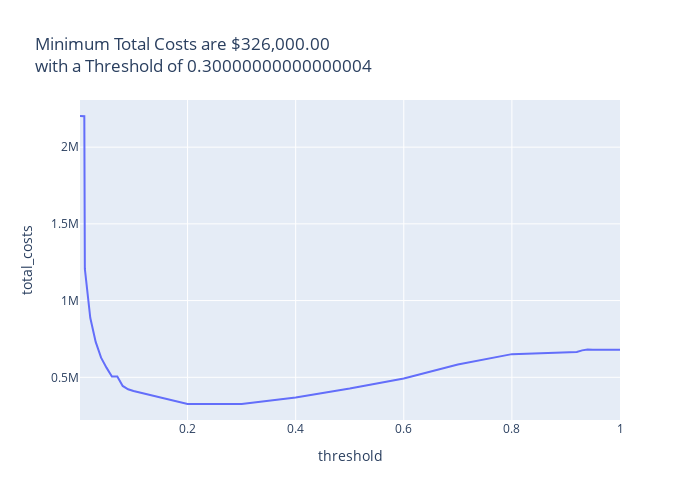

Write notebook code for a chart like this one.
### Code cell
plot_costs_by_threshold(costs_df)

### Figure 1 — Plotly figure (JSON) as saved in the notebook; plotly's stock layout.template omitted (floating-point values rounded to 4 significant figures)
{"data": [{"hovertemplate": "threshold=%{x}<br>total_costs=%{y}<extra></extra>", "legendgroup": "", "line": {"color": "#636efa", "dash": "solid"}, "marker": {"symbol": "circle"}, "mode": "lines", "name": "", "orientation": "v", "showlegend": false, "type": "scatter", "x": [0.001, 0.002, 0.003, 0.004, 0.005, 0.006, 0.007, 0.008, 0.009, 0.01, 0.02, 0.03, 0.04, 0.05, 0.06, 0.07, 0.08, 0.09, 0.1, 0.2, 0.3, 0.4, 0.5, 0.6, 0.7, 0.8, 0.9, 0.91, 0.92, 0.93, 0.94, 0.95, 0.96, 0.97, 0.98, 0.99, 0.99, 0.991, 0.992, 0.993, 0.994, 0.995, 0.996, 0.997, 0.998, 0.999, 0.9991, 0.9992, 0.9993, 0.9994, 0.9995, 0.9996, 0.9997, 0.9998, 0.9999, 1.0], "xaxis": "x", "y": [2203000, 2203000, 2203000, 2202000, 2202000, 2202000, 2201500, 2201500, 2201500, 1206000, 888000, 730500, 628000, 563000, 505500, 505500, 443500, 422000, 410500, 326500, 326000, 369000, 426500, 492500, 583500, 651000, 665500, 665500, 665500, 675500, 680500, 680000, 680000, 680000, 680000, 680000, 680000, 680000, 680000, 680000, 680000, 680000, 680000, 680000, 680000, 680000, 680000, 680000, 680000, 680000, 680000, 680000, 680000, 680000, 680000, 680000], "yaxis": "y"}], "layout": {"height": 500, "legend": {"tracegroupgap": 0}, "title": {"text": "Minimum Total Costs are $326,000.00<br>with a Threshold of 0.30000000000000004"}, "width": 700, "xaxis": {"anchor": "y", "domain": [0, 1], "title": {"text": "threshold"}}, "yaxis": {"anchor": "x", "domain": [0, 1], "title": {"text": "total_costs"}}}}
